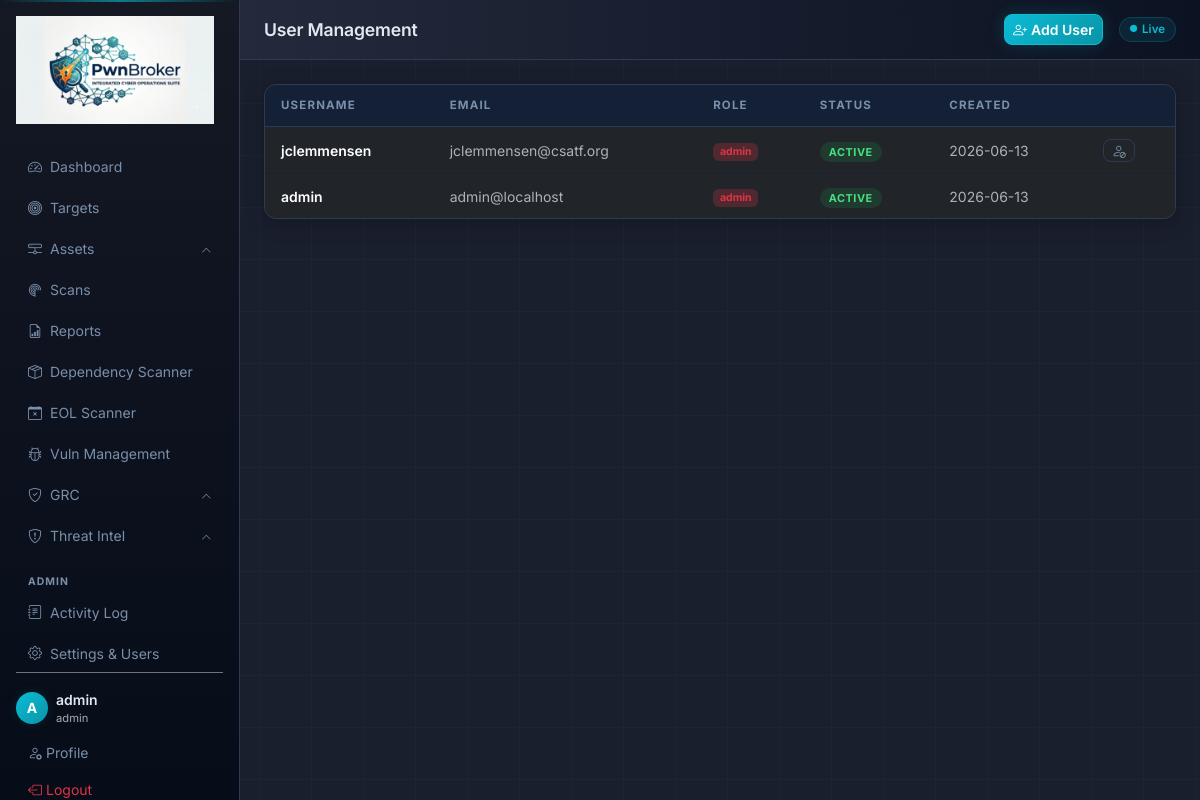
Page /users/ (signed in) on the earlier database version.
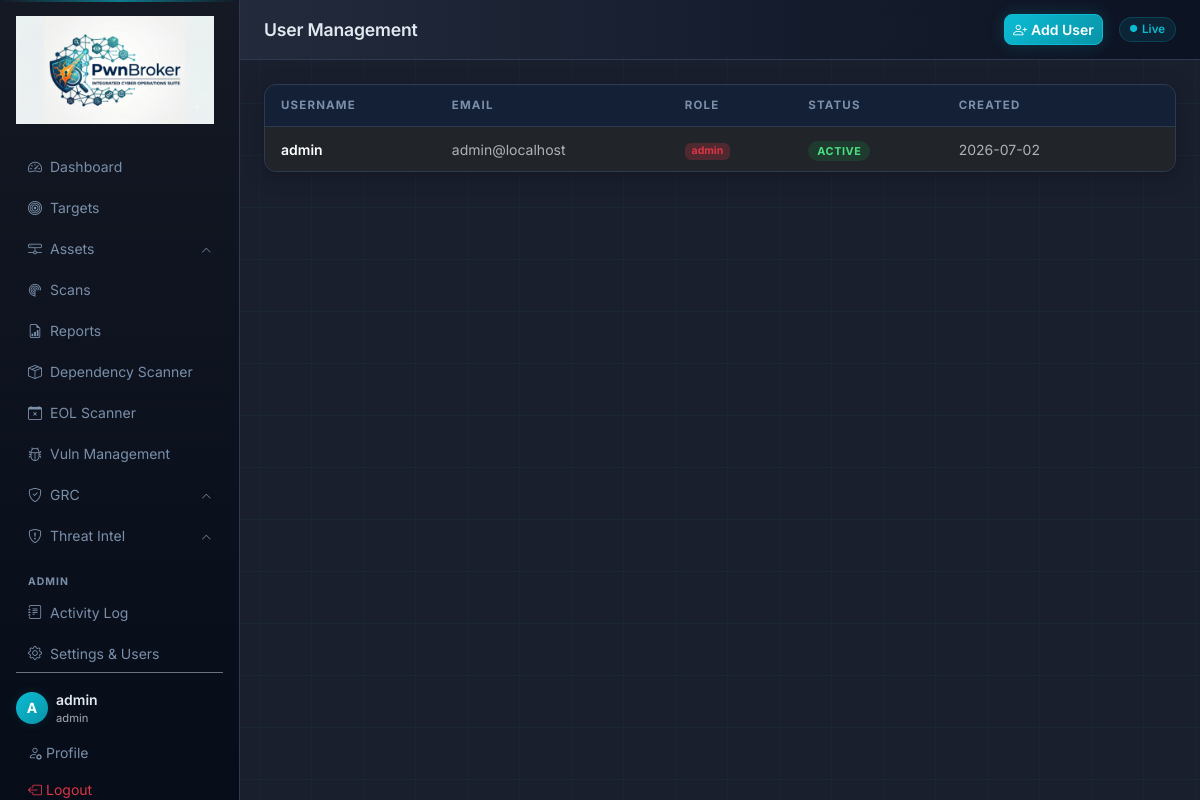
Same page on the later database version.
### app/models.py (models this page shows, shortened)
class User(UserMixin, db.Model):
    __tablename__ = "users"
    id = db.Column(db.Integer, primary_key=True)
    username = db.Column(db.String(80), unique=True, nullable=False)
    email = db.Column(db.String(120), unique=True, nullable=False)
    password_hash = db.Column(db.String(256), nullable=False)
    role = db.Column(db.String(20), default="user")  # admin | user
    active = db.Column(db.Boolean, default=True)
    created_at = db.Column(db.DateTime, default=lambda: datetime.now(timezone.utc))
    @property
    def is_admin(self):
        return self.role == "admin"

class TimeConfig(db.Model):
    __tablename__ = "time_config"
    id         = db.Column(db.Integer, primary_key=True)
    timezone   = db.Column(db.String(64),  default="UTC")
    ntp_server = db.Column(db.String(256), default="pool.ntp.org")
    updated_at = db.Column(db.DateTime, default=lambda: datetime.now(timezone.utc))

### app/routes/users.py (the view)
@users_bp.route("/")
@login_required
@admin_required
def index():
    users = User.query.order_by(User.created_at.desc()).all()
    return render_template("users/index.html", users=users)

### app/templates/users/index.html (shortened to what this page needs)
{% extends "base.html" %}
{% block page_title %}User Management{% endblock %}
{% block header_actions %}
  <a href="{{ url_for('users.new') }}" class="btn btn-primary btn-sm">
    <i class="bi bi-person-plus me-1"></i>Add User
  </a>
{% endblock %}
{% block content %}
<div class="data-table">
  <table class="table table-dark table-hover">
    <thead><tr><th>Username</th><th>Email</th><th>Role</th><th>Status</th><th>Created</th><th></th></tr></thead>
    <tbody>
      {% for u in users %}
      <tr>
        <td class="fw-semibold">{{ u.username }}</td>
        <td class="text-muted">{{ u.email }}</td>
        <td>
          <span class="badge {% if u.role == 'admin' %}bg-danger bg-opacity-25 text-danger{% else %}bg-secondary bg-opacity-25 text-light{% endif %}">
            {{ u.role }}
          </span>
        </td>
        <td><span class="badge-status status-{% if u.active %}done{% else %}failed{% endif %}">{% if u.active %}ACTIVE{% else %}DISABLED{% endif %}</span></td>
        <td class="text-muted small">{{ u.created_at | localdt('%Y-%m-%d') }}</td>
        <td>
          {% if u.id != current_user.id %}
          <form method="POST" action="{{ url_for('users.toggle', user_id=u.id) }}" data-confirm="{% if u.active %}Disable{% else %}Enable{% endif %} user '{{ u.username }}'?">
            <button class="btn btn-sm btn-outline-secondary py-0 px-2">
              {% if u.active %}<i class="bi bi-person-slash"></i>{% else %}<i class="bi bi-person-check"></i>{% endif %}
            </button>
          </form>
          {% endif %}
        </td>
      </tr>
      {% endfor %}
    </tbody>
  </table>
</div>
{% endblock %}

### app/templates/base.html (shortened to what the changed rows need)
<!DOCTYPE html>
<html lang="en" data-bs-theme="dark">
<head>
  <link href="https://cdn.jsdelivr.net/npm/bootstrap@5.3.3/dist/css/bootstrap.min.css" rel="stylesheet">
  <link href="https://cdn.jsdelivr.net/npm/bootstrap-icons@1.11.3/font/bootstrap-icons.min.css" rel="stylesheet">
  <link href="{{ url_for('static', filename='css/style.css') }}" rel="stylesheet">
</head>
<body>
{% if current_user.is_authenticated %}
<div class="d-flex" id="app-wrapper">
  <nav id="sidebar" class="d-flex flex-column p-3">
    <a href="{{ url_for('dashboard.index') }}" class="sidebar-brand d-block mb-4">
      <img src="{{ url_for('static', filename='img/logo.png') }}" alt="PwnBroker" class="sidebar-logo">
    </a>
    <ul class="nav flex-column gap-1">
      <li class="nav-item">
        <a href="{{ url_for('dashboard.index') }}" class="nav-link {% if request.endpoint == 'dashboard.index' %}active{% endif %}">
          <i class="bi bi-speedometer2 me-2"></i>Dashboard
        </a>
      </li>
      <li class="nav-item">
        <a href="{{ url_for('targets.index') }}" class="nav-link {% if 'targets' in request.endpoint %}active{% endif %}">
          <i class="bi bi-bullseye me-2"></i>Targets
        </a>
      </li>
      <li class="nav-item">
        <a href="#assets-group"
           class="nav-link nav-group-toggle d-flex align-items-center justify-content-between {% if 'assets' in (request.endpoint or '') %}active{% endif %}"
           data-bs-toggle="collapse"
           aria-expanded="{{ 'true' if 'assets' in (request.endpoint or '') else 'false' }}"
           aria-controls="assets-group">
          <span><i class="bi bi-hdd-network me-2"></i>Assets</span>
          <i class="bi bi-chevron-down nav-chevron"></i>
        </a>
      </li>
      <li class="nav-item">
        <a href="{{ url_for('scans.index') }}" class="nav-link {% if 'scans' in request.endpoint %}active{% endif %}">
          <i class="bi bi-radar me-2"></i>Scans
        </a>
      </li>
      <li class="nav-item">
        <a href="{{ url_for('reports.index') }}" class="nav-link {% if 'reports' in request.endpoint %}active{% endif %}">
          <i class="bi bi-file-earmark-bar-graph me-2"></i>Reports
        </a>
      </li>
      <li class="nav-item">
        <a href="{{ url_for('dependency.index') }}" class="nav-link {% if 'dependency' in request.endpoint %}active{% endif %}">
          <i class="bi bi-box-seam me-2"></i>Dependency Scanner
        </a>
      </li>
      <li class="nav-item">
        <a href="{{ url_for('eol.index') }}" class="nav-link {% if 'eol' in (request.endpoint or '') %}active{% endif %}">
          <i class="bi bi-calendar-x me-2"></i>EOL Scanner
        </a>
      </li>
      <li class="nav-item">
        <a href="{{ url_for('vulns.index') }}" class="nav-link {% if 'vulns' in (request.endpoint or '') %}active{% endif %}">
          <i class="bi bi-bug me-2"></i>Vuln Management
        </a>
      </li>
      <li class="nav-item">
        <a href="#grc-group"
           class="nav-link nav-group-toggle d-flex align-items-center justify-content-between {% if 'grc' in (request.endpoint or '') %}active{% endif %}"
           data-bs-toggle="collapse"
           aria-expanded="{{ 'true' if 'grc' in (request.endpoint or '') else 'false' }}"
           aria-controls="grc-group">
          <span><i class="bi bi-shield-check me-2"></i>GRC</span>
          <i class="bi bi-chevron-down nav-chevron"></i>
        </a>
      </li>
      <li class="nav-item">
        <a href="#threat-group"
           class="nav-link nav-group-toggle d-flex align-items-center justify-content-between {% if 'threat' in (request.endpoint or '') %}active{% endif %}"
           data-bs-toggle="collapse"
           aria-expanded="{{ 'true' if 'threat' in (request.endpoint or '') else 'false' }}"
           aria-controls="threat-group">
          <span><i class="bi bi-shield-exclamation me-2"></i>Threat Intel</span>
          <i class="bi bi-chevron-down nav-chevron"></i>
        </a>
      </li>
      {% if current_user.is_admin %}
      <li class="mt-3 sidebar-section-label">ADMIN</li>
      <li class="nav-item">
        <a href="{{ url_for('activity.index') }}" class="nav-link {% if 'activity' in (request.endpoint or '') %}active{% endif %}">
          <i class="bi bi-journal-text me-2"></i>Activity Log
        </a>
      </li>
      <li class="nav-item">
        <a href="{{ url_for('settings.index') }}" class="nav-link {% if 'settings' in (request.endpoint or '') %}active{% endif %}">
          <i class="bi bi-gear me-2"></i>Settings &amp; Users
        </a>
      </li>
      {% endif %}
    </ul>
    <div class="mt-auto pt-3 border-top border-secondary">
      <div class="d-flex align-items-center gap-2 mb-2">
        <div class="user-avatar">{{ current_user.username[0].upper() }}</div>
        <div>
          <div class="fw-semibold small">{{ current_user.username }}</div>
          <div class="text-muted" style="font-size:0.7rem">{{ current_user.role }}</div>
        </div>
      </div>
      <a href="{{ url_for('users.profile') }}" class="nav-link small"><i class="bi bi-person-gear me-1"></i>Profile</a>
      <a href="{{ url_for('auth.logout') }}" class="nav-link small text-danger"><i class="bi bi-box-arrow-left me-1"></i>Logout</a>
    </div>
  </nav>
  <div id="main-content" class="flex-grow-1">
    <header class="top-bar d-flex align-items-center justify-content-between px-4">
      <h1 class="page-title mb-0">{% block page_title %}{% endblock %}</h1>
      <div class="d-flex align-items-center gap-3">
        {% block header_actions %}{% endblock %}
        <span class="live-badge">
          <i class="bi bi-circle-fill pulse" style="font-size:0.45rem"></i>Live
        </span>
      </div>
    </header>
    <div class="content-area px-4 py-4">
      {% block content %}{% endblock %}
    </div>
  </div>
</div>
{% else %}
{% block auth_content %}{% endblock %}
{% endif %}
</body>
</html>

Differences in the rows shown:
removed User: username "jclemmensen", email "jclemmensen@csatf.org", role "admin", active "ACTIVE", created_at|localdt "2026-06-13"
changed User "admin": created_at|localdt "2026-06-13" → "2026-07-02"
